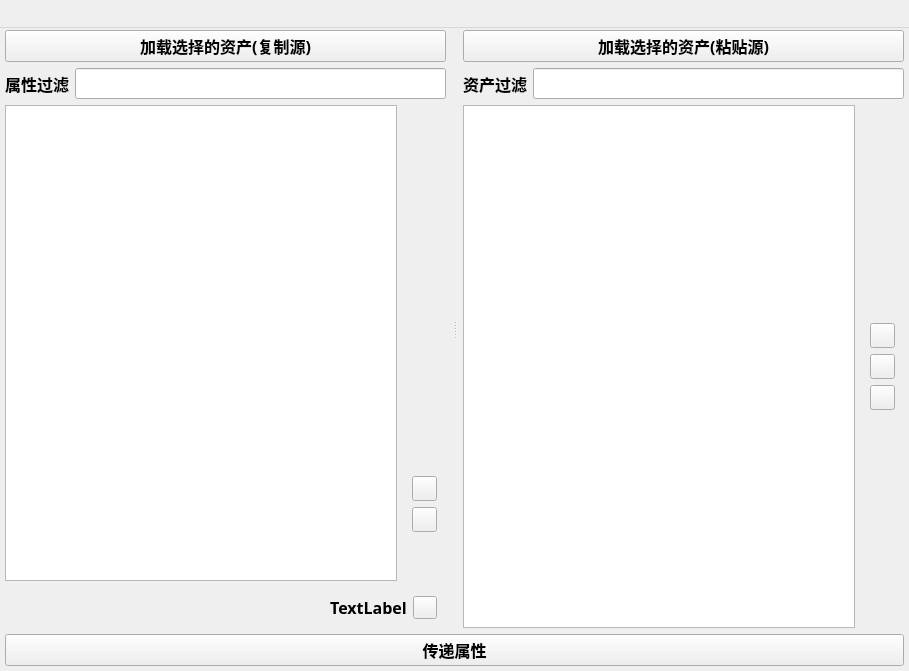
<?xml version="1.0" encoding="UTF-8"?>
<ui version="4.0">
 <class>Main_Container</class>
 <widget class="QWidget" name="Main_Container">
  <property name="geometry">
   <rect>
    <x>0</x>
    <y>0</y>
    <width>909</width>
    <height>671</height>
   </rect>
  </property>
  <property name="font">
   <font>
    <family>Microsoft YaHei</family>
    <pointsize>12</pointsize>
    <weight>75</weight>
    <italic>false</italic>
    <bold>true</bold>
   </font>
  </property>
  <property name="windowTitle">
   <string>属性批量传递工具</string>
  </property>
  <property name="styleSheet">
   <string notr="true">font: bold 12pt &quot;Microsoft YaHei&quot;;</string>
  </property>
  <layout class="QVBoxLayout" name="verticalLayout_3">
   <property name="leftMargin">
    <number>5</number>
   </property>
   <property name="topMargin">
    <number>30</number>
   </property>
   <property name="rightMargin">
    <number>5</number>
   </property>
   <property name="bottomMargin">
    <number>5</number>
   </property>
   <item>
    <widget class="QSplitter" name="Splitter">
     <property name="orientation">
      <enum>Qt::Horizontal</enum>
     </property>
     <property name="handleWidth">
      <number>7</number>
     </property>
     <widget class="QWidget" name="layoutWidget">
      <layout class="QVBoxLayout" name="verticalLayout_2">
       <property name="rightMargin">
        <number>5</number>
       </property>
       <item>
        <widget class="MPushButton" name="Src_BTN">
         <property name="text">
          <string>加载选择的资产(复制源)</string>
         </property>
        </widget>
       </item>
       <item>
        <layout class="QHBoxLayout" name="horizontalLayout_18">
         <item>
          <widget class="QLabel" name="label_5">
           <property name="text">
            <string>属性过滤</string>
           </property>
          </widget>
         </item>
         <item>
          <widget class="MLineEdit" name="Prop_Filter_LE"/>
         </item>
        </layout>
       </item>
       <item>
        <layout class="QVBoxLayout" name="verticalLayout_4">
         <item>
          <layout class="QHBoxLayout" name="horizontalLayout_4">
           <item>
            <widget class="MTreeView" name="Property_Tree">
             <property name="contextMenuPolicy">
              <enum>Qt::CustomContextMenu</enum>
             </property>
             <property name="selectionMode">
              <enum>QAbstractItemView::NoSelection</enum>
             </property>
             <property name="sortingEnabled">
              <bool>true</bool>
             </property>
             <property name="animated">
              <bool>true</bool>
             </property>
             <attribute name="headerCascadingSectionResizes">
              <bool>true</bool>
             </attribute>
             <attribute name="headerDefaultSectionSize">
              <number>250</number>
             </attribute>
             <attribute name="headerHighlightSections">
              <bool>true</bool>
             </attribute>
             <attribute name="headerMinimumSectionSize">
              <number>150</number>
             </attribute>
             <attribute name="headerShowSortIndicator" stdset="0">
              <bool>true</bool>
             </attribute>
            </widget>
           </item>
           <item>
            <widget class="MOverlay" name="Property_Overlay" native="true">
             <property name="direction" stdset="0">
              <string>E</string>
             </property>
             <layout class="QVBoxLayout" name="verticalLayout_5">
              <item>
               <spacer name="verticalSpacer_2">
                <property name="orientation">
                 <enum>Qt::Vertical</enum>
                </property>
                <property name="sizeType">
                 <enum>QSizePolicy::Expanding</enum>
                </property>
                <property name="sizeHint" stdset="0">
                 <size>
                  <width>20</width>
                  <height>35</height>
                 </size>
                </property>
               </spacer>
              </item>
              <item>
               <widget class="MPushButton" name="Expand_BTN">
                <property name="sizePolicy">
                 <sizepolicy hsizetype="Fixed" vsizetype="Fixed">
                  <horstretch>0</horstretch>
                  <verstretch>0</verstretch>
                 </sizepolicy>
                </property>
                <property name="maximumSize">
                 <size>
                  <width>25</width>
                  <height>25</height>
                 </size>
                </property>
                <property name="baseSize">
                 <size>
                  <width>0</width>
                  <height>0</height>
                 </size>
                </property>
                <property name="toolTip">
                 <string>&lt;html&gt;&lt;head/&gt;&lt;body&gt;&lt;p&gt;扩展全部&lt;/p&gt;&lt;/body&gt;&lt;/html&gt;</string>
                </property>
                <property name="text">
                 <string/>
                </property>
               </widget>
              </item>
              <item>
               <widget class="MPushButton" name="Collapse_BTN">
                <property name="sizePolicy">
                 <sizepolicy hsizetype="Fixed" vsizetype="Fixed">
                  <horstretch>0</horstretch>
                  <verstretch>0</verstretch>
                 </sizepolicy>
                </property>
                <property name="maximumSize">
                 <size>
                  <width>25</width>
                  <height>25</height>
                 </size>
                </property>
                <property name="baseSize">
                 <size>
                  <width>0</width>
                  <height>0</height>
                 </size>
                </property>
                <property name="toolTip">
                 <string>&lt;html&gt;&lt;head/&gt;&lt;body&gt;&lt;p&gt;收缩全部&lt;/p&gt;&lt;/body&gt;&lt;/html&gt;</string>
                </property>
                <property name="text">
                 <string/>
                </property>
               </widget>
              </item>
              <item>
               <spacer name="verticalSpacer_4">
                <property name="orientation">
                 <enum>Qt::Vertical</enum>
                </property>
                <property name="sizeType">
                 <enum>QSizePolicy::Fixed</enum>
                </property>
                <property name="sizeHint" stdset="0">
                 <size>
                  <width>20</width>
                  <height>40</height>
                 </size>
                </property>
               </spacer>
              </item>
             </layout>
            </widget>
           </item>
          </layout>
         </item>
         <item>
          <widget class="MOverlay" name="Label_Overlay" native="true">
           <property name="direction" stdset="0">
            <string>S</string>
           </property>
           <layout class="QHBoxLayout" name="horizontalLayout">
            <item>
             <spacer name="horizontalSpacer">
              <property name="orientation">
               <enum>Qt::Horizontal</enum>
              </property>
              <property name="sizeHint" stdset="0">
               <size>
                <width>40</width>
                <height>20</height>
               </size>
              </property>
             </spacer>
            </item>
            <item>
             <widget class="QLabel" name="Asset_Label">
              <property name="styleSheet">
               <string notr="true">background:transparent</string>
              </property>
              <property name="frameShape">
               <enum>QFrame::NoFrame</enum>
              </property>
              <property name="text">
               <string>TextLabel</string>
              </property>
              <property name="alignment">
               <set>Qt::AlignCenter</set>
              </property>
             </widget>
            </item>
            <item>
             <widget class="MToolButton" name="Source_Locate_BTN">
              <property name="sizePolicy">
               <sizepolicy hsizetype="Fixed" vsizetype="Fixed">
                <horstretch>0</horstretch>
                <verstretch>0</verstretch>
               </sizepolicy>
              </property>
              <property name="maximumSize">
               <size>
                <width>25</width>
                <height>25</height>
               </size>
              </property>
              <property name="baseSize">
               <size>
                <width>0</width>
                <height>0</height>
               </size>
              </property>
              <property name="toolTip">
               <string>&lt;html&gt;&lt;head/&gt;&lt;body&gt;&lt;p&gt;定位资产&lt;/p&gt;&lt;/body&gt;&lt;/html&gt;</string>
              </property>
              <property name="text">
               <string/>
              </property>
             </widget>
            </item>
           </layout>
          </widget>
         </item>
        </layout>
       </item>
      </layout>
     </widget>
     <widget class="QWidget" name="layoutWidget_2">
      <layout class="QVBoxLayout" name="verticalLayout">
       <property name="leftMargin">
        <number>5</number>
       </property>
       <item>
        <widget class="MPushButton" name="Dst_BTN">
         <property name="text">
          <string>加载选择的资产(粘贴源)</string>
         </property>
        </widget>
       </item>
       <item>
        <layout class="QHBoxLayout" name="horizontalLayout_16">
         <item>
          <widget class="QLabel" name="label_3">
           <property name="text">
            <string>资产过滤</string>
           </property>
          </widget>
         </item>
         <item>
          <widget class="MLineEdit" name="Dst_Filter_LE"/>
         </item>
        </layout>
       </item>
       <item>
        <layout class="QHBoxLayout" name="horizontalLayout_5">
         <item>
          <widget class="MListView" name="Asset_List">
           <property name="contextMenuPolicy">
            <enum>Qt::CustomContextMenu</enum>
           </property>
           <property name="selectionMode">
            <enum>QAbstractItemView::SingleSelection</enum>
           </property>
          </widget>
         </item>
         <item>
          <widget class="MOverlay" name="Asset_Overlay" native="true">
           <property name="direction" stdset="0">
            <string>E</string>
           </property>
           <layout class="QVBoxLayout" name="verticalLayout_6">
            <item>
             <spacer name="verticalSpacer_3">
              <property name="orientation">
               <enum>Qt::Vertical</enum>
              </property>
              <property name="sizeType">
               <enum>QSizePolicy::Expanding</enum>
              </property>
              <property name="sizeHint" stdset="0">
               <size>
                <width>20</width>
                <height>35</height>
               </size>
              </property>
             </spacer>
            </item>
            <item>
             <widget class="MPushButton" name="Locate_BTN">
              <property name="sizePolicy">
               <sizepolicy hsizetype="Fixed" vsizetype="Fixed">
                <horstretch>0</horstretch>
                <verstretch>0</verstretch>
               </sizepolicy>
              </property>
              <property name="maximumSize">
               <size>
                <width>25</width>
                <height>25</height>
               </size>
              </property>
              <property name="baseSize">
               <size>
                <width>0</width>
                <height>0</height>
               </size>
              </property>
              <property name="toolTip">
               <string>&lt;html&gt;&lt;head/&gt;&lt;body&gt;&lt;p&gt;&lt;span style=&quot; font-weight:600;&quot;&gt;定位文件&lt;/span&gt;&lt;/p&gt;&lt;/body&gt;&lt;/html&gt;</string>
              </property>
              <property name="text">
               <string/>
              </property>
             </widget>
            </item>
            <item>
             <widget class="MPushButton" name="Drive_BTN">
              <property name="sizePolicy">
               <sizepolicy hsizetype="Fixed" vsizetype="Fixed">
                <horstretch>0</horstretch>
                <verstretch>0</verstretch>
               </sizepolicy>
              </property>
              <property name="maximumSize">
               <size>
                <width>25</width>
                <height>25</height>
               </size>
              </property>
              <property name="baseSize">
               <size>
                <width>0</width>
                <height>0</height>
               </size>
              </property>
              <property name="toolTip">
               <string>&lt;html&gt;&lt;head/&gt;&lt;body&gt;&lt;p&gt;&lt;span style=&quot; font-weight:600;&quot;&gt;打开系统目录路径&lt;/span&gt;&lt;/p&gt;&lt;/body&gt;&lt;/html&gt;</string>
              </property>
              <property name="text">
               <string/>
              </property>
             </widget>
            </item>
            <item>
             <widget class="MPushButton" name="Del_BTN">
              <property name="sizePolicy">
               <sizepolicy hsizetype="Fixed" vsizetype="Fixed">
                <horstretch>0</horstretch>
                <verstretch>0</verstretch>
               </sizepolicy>
              </property>
              <property name="maximumSize">
               <size>
                <width>25</width>
                <height>25</height>
               </size>
              </property>
              <property name="baseSize">
               <size>
                <width>0</width>
                <height>0</height>
               </size>
              </property>
              <property name="toolTip">
               <string>&lt;html&gt;&lt;head/&gt;&lt;body&gt;&lt;p&gt;&lt;span style=&quot; font-weight:600;&quot;&gt;删除文件&lt;/span&gt;&lt;/p&gt;&lt;/body&gt;&lt;/html&gt;</string>
              </property>
              <property name="text">
               <string/>
              </property>
             </widget>
            </item>
            <item>
             <spacer name="verticalSpacer_5">
              <property name="orientation">
               <enum>Qt::Vertical</enum>
              </property>
              <property name="sizeType">
               <enum>QSizePolicy::Expanding</enum>
              </property>
              <property name="sizeHint" stdset="0">
               <size>
                <width>20</width>
                <height>40</height>
               </size>
              </property>
             </spacer>
            </item>
           </layout>
          </widget>
         </item>
        </layout>
       </item>
      </layout>
     </widget>
    </widget>
   </item>
   <item>
    <widget class="MPushButton" name="Transfer_BTN">
     <property name="text">
      <string>传递属性</string>
     </property>
    </widget>
   </item>
  </layout>
  <widget class="QMenuBar" name="MenuBar">
   <property name="geometry">
    <rect>
     <x>0</x>
     <y>0</y>
     <width>9999</width>
     <height>28</height>
    </rect>
   </property>
   <property name="sizePolicy">
    <sizepolicy hsizetype="Expanding" vsizetype="Expanding">
     <horstretch>0</horstretch>
     <verstretch>0</verstretch>
    </sizepolicy>
   </property>
   <property name="minimumSize">
    <size>
     <width>9999</width>
     <height>0</height>
    </size>
   </property>
   <property name="styleSheet">
    <string notr="true"/>
   </property>
   <property name="defaultUp">
    <bool>false</bool>
   </property>
   <property name="nativeMenuBar">
    <bool>true</bool>
   </property>
   <widget class="QMenu" name="menu">
    <property name="tearOffEnabled">
     <bool>true</bool>
    </property>
    <property name="title">
     <string>文件</string>
    </property>
    <property name="separatorsCollapsible">
     <bool>false</bool>
    </property>
    <property name="toolTipsVisible">
     <bool>false</bool>
    </property>
    <addaction name="Close_Action"/>
   </widget>
   <widget class="QMenu" name="menu_2">
    <property name="tearOffEnabled">
     <bool>true</bool>
    </property>
    <property name="title">
     <string>帮助</string>
    </property>
    <property name="toolTipsVisible">
     <bool>false</bool>
    </property>
    <addaction name="Help_Action"/>
   </widget>
   <widget class="QMenu" name="Asset_Menu">
    <property name="tearOffEnabled">
     <bool>true</bool>
    </property>
    <property name="title">
     <string/>
    </property>
    <addaction name="Locate_Action"/>
    <addaction name="Drive_Action"/>
    <addaction name="Del_Action"/>
   </widget>
   <widget class="QMenu" name="Property_Menu">
    <property name="tearOffEnabled">
     <bool>true</bool>
    </property>
    <property name="title">
     <string/>
    </property>
    <property name="separatorsCollapsible">
     <bool>false</bool>
    </property>
    <property name="toolTipsVisible">
     <bool>true</bool>
    </property>
    <addaction name="Expand_Action"/>
    <addaction name="Collapse_Action"/>
    <addaction name="separator"/>
    <addaction name="Source_Locate_Action"/>
   </widget>
   <addaction name="menu"/>
   <addaction name="menu_2"/>
   <addaction name="Asset_Menu"/>
   <addaction name="Property_Menu"/>
  </widget>
  <action name="Import_Setting_Action">
   <property name="text">
    <string>读取配置</string>
   </property>
  </action>
  <action name="Export_Setting_Action">
   <property name="text">
    <string>导出配置</string>
   </property>
  </action>
  <action name="Close_Action">
   <property name="text">
    <string>关闭</string>
   </property>
  </action>
  <action name="Help_Action">
   <property name="text">
    <string>帮助文档</string>
   </property>
  </action>
  <action name="Convention_Action">
   <property name="text">
    <string>命名规范</string>
   </property>
  </action>
  <action name="Get_Action">
   <property name="text">
    <string>获取文件</string>
   </property>
  </action>
  <action name="Locate_Action">
   <property name="text">
    <string>定位文件</string>
   </property>
  </action>
  <action name="Del_Action">
   <property name="text">
    <string>删除文件</string>
   </property>
  </action>
  <action name="Drive_Action">
   <property name="text">
    <string>打开系统目录路径</string>
   </property>
  </action>
  <action name="Update_Action">
   <property name="text">
    <string>刷新</string>
   </property>
  </action>
  <action name="Up_Action">
   <property name="text">
    <string>上移</string>
   </property>
  </action>
  <action name="Dn_Action">
   <property name="text">
    <string>下移</string>
   </property>
  </action>
  <action name="Expand_Action">
   <property name="text">
    <string>展开全部</string>
   </property>
  </action>
  <action name="Collapse_Action">
   <property name="text">
    <string>收缩全部</string>
   </property>
  </action>
  <action name="Source_Locate_Action">
   <property name="text">
    <string>定位复制源</string>
   </property>
  </action>
 </widget>
 <customwidgets>
  <customwidget>
   <class>MLineEdit</class>
   <extends>QLineEdit</extends>
   <header>dayu_widgets/line_edit.h</header>
  </customwidget>
  <customwidget>
   <class>MPushButton</class>
   <extends>QPushButton</extends>
   <header>dayu_widgets/push_button.h</header>
  </customwidget>
  <customwidget>
   <class>MTreeView</class>
   <extends>QTreeView</extends>
   <header>dayu_widgets.h</header>
  </customwidget>
  <customwidget>
   <class>MOverlay</class>
   <extends>QWidget</extends>
   <header>dayu_widgets_overlay.h</header>
   <container>1</container>
  </customwidget>
  <customwidget>
   <class>MListView</class>
   <extends>QListView</extends>
   <header>dayu_widgets.h</header>
  </customwidget>
  <customwidget>
   <class>MToolButton</class>
   <extends>QToolButton</extends>
   <header>dayu_widgets.h</header>
  </customwidget>
 </customwidgets>
 <resources/>
 <connections>
  <connection>
   <sender>Close_Action</sender>
   <signal>triggered()</signal>
   <receiver>Main_Container</receiver>
   <slot>close()</slot>
   <hints>
    <hint type="sourcelabel">
     <x>-1</x>
     <y>-1</y>
    </hint>
    <hint type="destinationlabel">
     <x>324</x>
     <y>195</y>
    </hint>
   </hints>
  </connection>
 </connections>
 <slots>
  <slot>update_table()</slot>
 </slots>
</ui>
